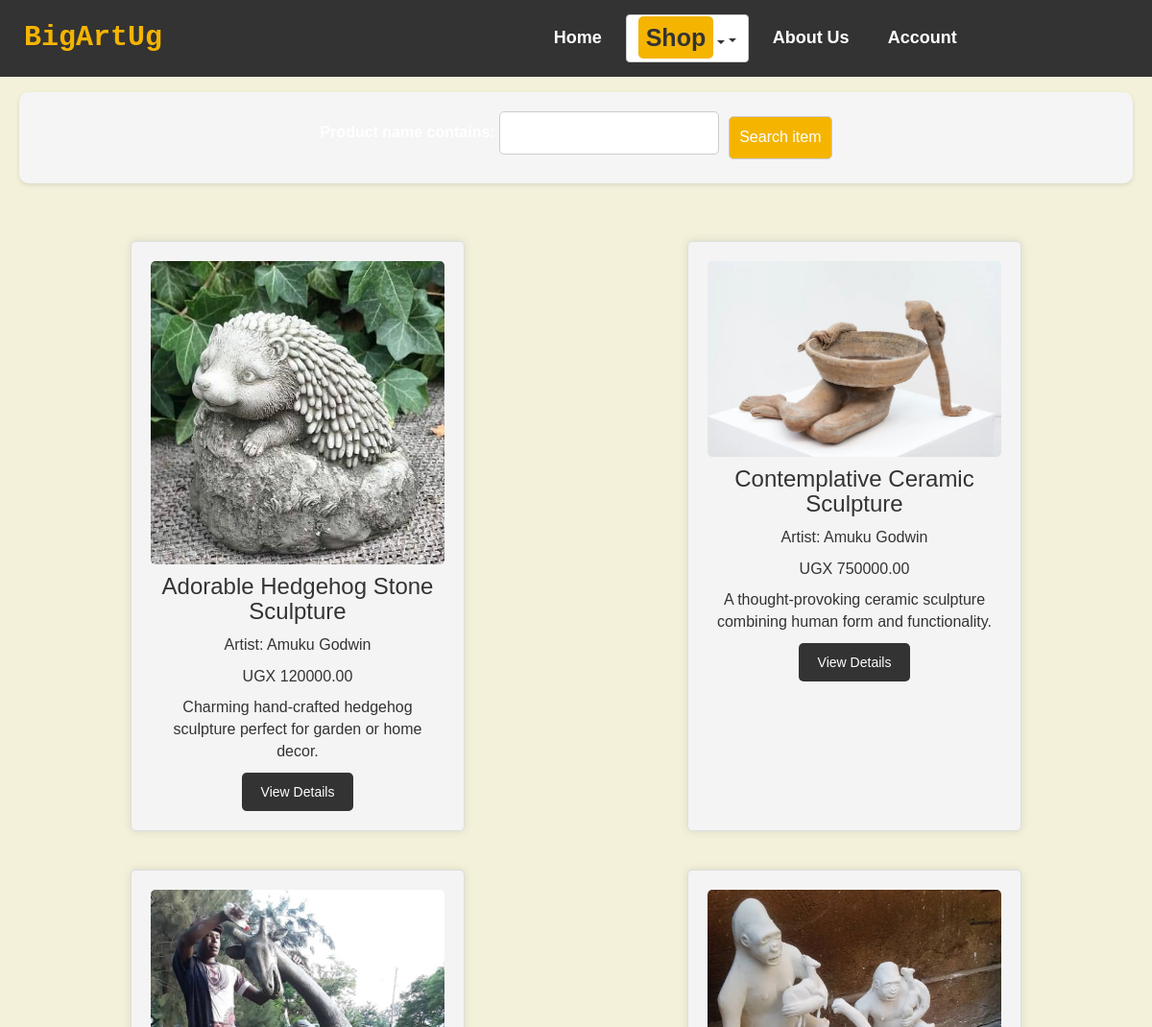
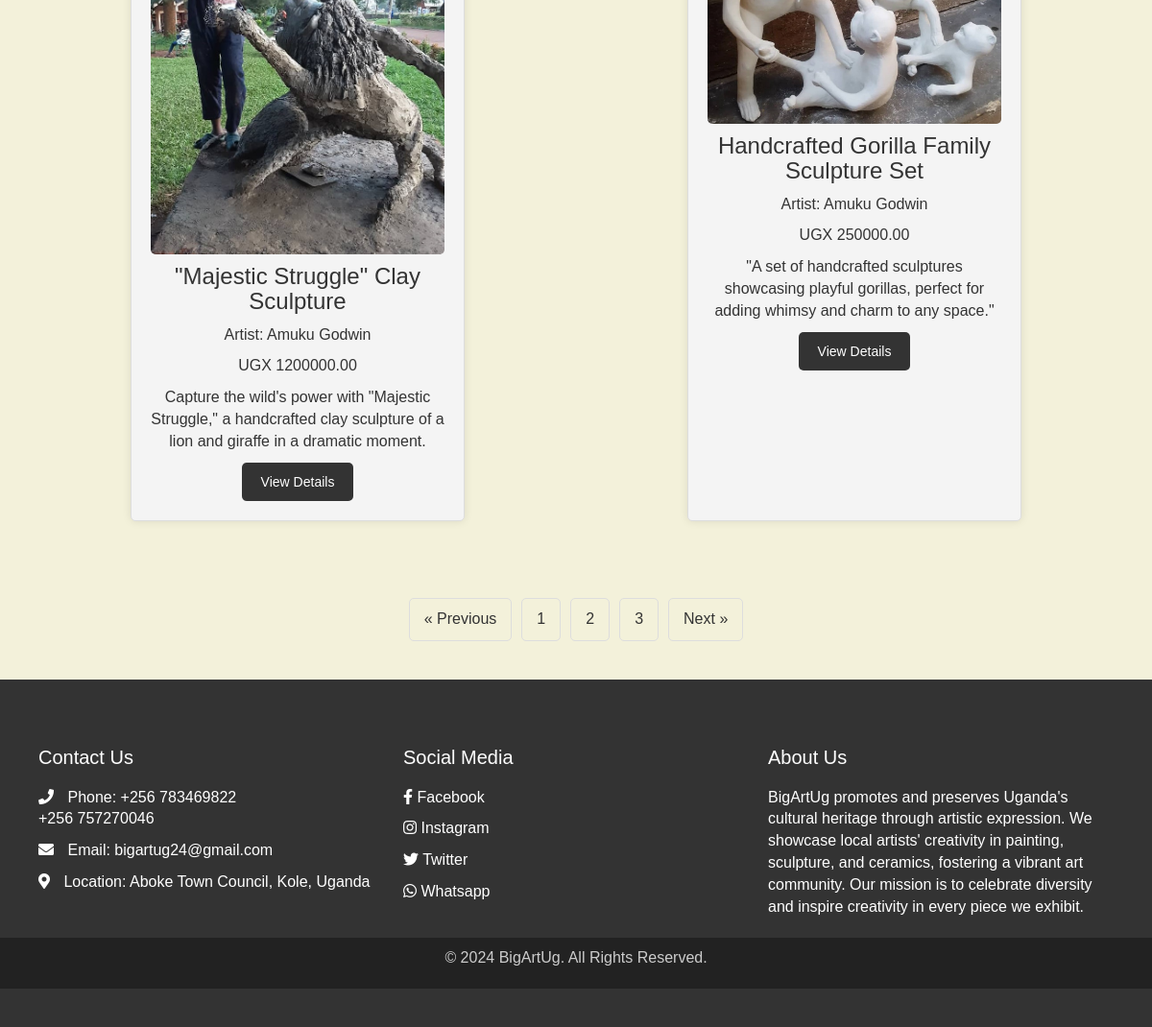
/sculptures/, run on the app's committed database (2 pictures, top to bottom).
### bigArt/models.py (models this page shows, shortened)
class Product(models.Model):
    category = models.ForeignKey(Category, on_delete=models.CASCADE)
    product_name = models.CharField(max_length=255)
    unit_price = models.DecimalField(max_digits=10, decimal_places=2)
    artist = models.CharField(max_length=200, default='Amuku Godwin')
    quantity = models.IntegerField(null=True, blank=True)
    short_description = models.TextField(blank=True, null=True)
    description = models.TextField()
    image = models.ImageField(upload_to='products/')

### bigArt/views.py (the view)
# urls.py: path('sculptures/', views.sculpture, name='sculptures'),
def sculpture(request):
    sculpture_category = Category.objects.get(name='Sculpture')
    sculpture = Product.objects.filter(category=sculpture_category)
    sculpture_filter = ShopFilter(request.GET, queryset=sculpture)
    sculpture = sculpture_filter.qs
    return render(request, 'bigArt/sculptures.html', {'sculpture': sculpture, 'sculpture_filter': sculpture_filter})

### bigArt/templates/bigArt/sculptures.html (shortened to what this page needs)
{% extends "bigArt/base.html" %}
{% load static %}
{% block content %}
<main>
    <div class="filter-search">
        <form method="get">
            {{ sculpture_filter.form.as_p }}
            <input type="submit" value="Search item" class="btn btn-primary"/>
        </form>
    </div>
    <div class="sculptures-grid">
        {% for sculpture in sculpture %}
        <div class="sculpture-card">
            {% if sculpture.image %}
            <img src="{{ sculpture.image.url }}" alt="{{ sculpture.name }}">
            {% endif %}
            <h2>{{ sculpture.product_name }}</h2>
            <p>Artist: {{ sculpture.artist }}</p>
            <p>UGX {{ sculpture.unit_price }}</p>
            <p>{{ sculpture.short_description}}</p>
            <a href="{% url 'product_detail' sculpture.id %}" class="btn btn-custom">View Details</a>
        </div>
        {% endfor %}
    </div>
    <div class="pagination">
        <a href="#">&#171; Previous</a>
        <a href="#">1</a>
        <a href="#">2</a>
        <a href="#">3</a>
        <a href="#">Next &#187;</a>
    </div>
</main>
{% endblock %}

### bigArt/templates/bigArt/base.html (shortened to what this page needs)
{% load static %}
<!DOCTYPE html>
<html lang="en">
<head>
    <link rel="stylesheet" href="{% static 'css/index.css' %}">
    <link rel="stylesheet" href="{% static 'css/base.css' %}">
    <link rel="stylesheet" href="{% static 'css/sign.css' %}">
    <link rel="stylesheet" href="{% static 'css/login.css' %}">
    <link rel="stylesheet" href="{% static 'css/contact.css' %}">
    <link rel="stylesheet" href="{% static 'js/about.js' %}">
    <link rel="stylesheet" href="{% static 'css/bootstrap5/css/bootstrap.css' %}">
    <link rel="stylesheet" type="text/css" href="https://cdn.jsdelivr.net/npm/slick-carousel@1.8.1/slick/slick.css"/>
    <link rel="stylesheet" type="text/css" href="https://cdn.jsdelivr.net/npm/slick-carousel@1.8.1/slick/slick-theme.css"/>
    <link rel="stylesheet" href="https://cdnjs.cloudflare.com/ajax/libs/font-awesome/5.15.4/css/all.min.css">
    <link rel="stylesheet" href="https://cdn.jsdelivr.net/npm/bootstrap@5.3.3/dist/css/bootstrap.min.css">
    <link rel="stylesheet" href="https://maxcdn.bootstrapcdn.com/bootstrap/3.4.1/css/bootstrap.min.css">
  </head>
<body>
    <nav>
        <div class="logo">
            <a href="#">BigArtUg</a>
        </div>
        <ul class="nav-links">
            <li><a href="{% url 'index' %}">Home</a></li>
            <div class="dropdown">
                <button class="btn btn-default dropdown-toggle" type="button" data-toggle="dropdown"><b style="font-size: 25px; font-weight: bold; background-color: #f4b400; padding: 8px; border-radius: 5px;">Shop</b>
                <span class="caret"></span></button>
              </div>
            <li><a href="{% url 'about' %}">About Us</a></li>
            <div class="dropdown1">
                <a href="#" class="dropbtn1">Account</a>
            </div>
        </ul>
    </nav>
    <div class="content-wrapper">
        {% block content %}
        {% endblock %}
    </div>
    <footer class="footer">
        <div class="container">
            <div class="row">
                <div class="col-md-4">
                    <h3>Contact Us</h3>
                    <div class="contact-info">
                        <p><i class="fas fa-phone"></i> Phone: +256 783469822<br>+256 757270046</p>
                        <p><i class="fas fa-envelope"></i> Email: bigartug24@gmail.com</p>
                        <p><i class="fas fa-map-marker-alt"></i> Location: Aboke Town Council, Kole, Uganda</p>
                    </div>
                </div>
                <div class="col-md-4">
                    <h3>Social Media</h3>
                    <div class="social-media">
                        <a href="#" class="social-icon"><i class="fab fa-facebook-f"></i> Facebook</a>
                        <a href="#" class="social-icon"><i class="fab fa-instagram"></i> Instagram</a>
                        <a href="#" class="social-icon"><i class="fab fa-twitter"></i> Twitter</a>
                        <a href="#" class="social-icon"><i class="fab fa-whatsapp"></i> Whatsapp</a>
                    </div>
                </div>
                <div class="col-md-4">
                    <h3>About Us</h3>
                    <p>BigArtUg promotes and preserves Uganda's cultural heritage through artistic expression. We showcase local artists' creativity in painting, sculpture, and ceramics, fostering a vibrant art community. Our mission is to celebrate diversity and inspire creativity in every piece we exhibit.</p>
                </div>
            </div>
        </div>
        <div class="copy-right">
            <p>&copy; 2024 BigArtUg. All Rights Reserved.</p>
        </div>
    </footer>
</body>
</html>

### bigArt/static/css/index.css (style rules this page uses)
body { font-family: Arial, sans-serif; margin: 0; padding: 0; box-sizing: border-box; background-color: #f3f1da; }

### bigArt/static/css/base.css (style rules this page uses)
body { font-family: Arial, sans-serif; margin: 0; padding: 0; box-sizing: border-box; background-color: #f3f1da; }
nav { display: flex; justify-content: space-between; align-items: center; background-color: #333; padding: 15px 25px; position: fixed; width: 100%; top: 0; z-index: 1000; }
nav .logo { flex: 1; }
nav .logo a { color: #f4b400; font-size: 30px; text-decoration: none; font-weight: bold; font-family: 'Courier New', Courier, monospace; }
nav .nav-links { list-style: none; display: flex; justify-content: center; align-items: center; flex: 2; margin: 0; padding: 0; }
nav .nav-links li { margin: 0 10px; position: relative; }
nav .nav-links a { color: white; text-decoration: none; font-size: 18px; font-weight: bold; margin-bottom: 0px; padding-bottom: 5px; padding-left: 15px; padding-right: 15px; padding-top: 8px; }
footer { background-color: #333; color: white; padding: 40px 0; }
footer .container { display: flex; justify-content: space-between; align-items: flex-start; flex-wrap: wrap; }
footer .container .col-md-4 { flex: 1; min-width: 250px; padding: 10px; }
footer h3 { margin-bottom: 20px; font-size: 20px; }
footer .social-media a { display: block; color: white; margin-bottom: 10px; text-decoration: none; }
footer .contact-info p, footer .gps-map iframe { margin-bottom: 10px; }
footer .contact-info i { margin-right: 10px; }
footer .copy-right { text-align: center; padding: 10px 0; background-color: #222; color: #ccc; }

### bigArt/static/css/sign.css (style rules this page uses)
body { margin: 0; padding: 0; font-family: Arial, sans-serif; font-size: 10px; }

### bigArt/static/css/login.css (style rules this page uses)
body { margin: 0; padding: 0; font-family: Arial, sans-serif; }

### bigArt/static/css/contact.css (style rules this page uses)
body { margin: 0; padding: 0; font-family: Arial, sans-serif; }
label { color: white; display: block; margin-bottom: 5px; }

### bigArt/templates/bigArt/base.html (style rules this page uses)
body { font-family: Arial, sans-serif; font-size: 16px; margin: 0; padding: 0; box-sizing: border-box; background-color: #f3f1da; }
nav { display: flex; justify-content: space-between; align-items: center; background-color: #333; padding: 15px 25px; position: fixed; width: 100%; top: 0; z-index: 1000; }
nav .logo { flex: 1; }
nav .logo a { color: #f4b400; font-size: 30px; text-decoration: none; font-weight: bold; font-family: 'Courier New', Courier, monospace; }
nav .nav-links { list-style: none; display: flex; justify-content: center; align-items: center; flex: 2; margin: 0; padding: 0; }
nav .nav-links li { margin: 0 10px; position: relative; }
nav .nav-links a { color: white; text-decoration: none; font-size: 18px; font-weight: bold; margin-bottom: 0px; padding-bottom: 5px; padding-left: 15px; padding-right: 15px; padding-top: 8px; }
footer { background-color: #333; color: white; padding: 40px 0; }
footer .container { display: flex; justify-content: space-between; align-items: flex-start; flex-wrap: wrap; }
footer .container .col-md-4 { flex: 1; min-width: 250px; padding: 10px; }
footer h3 { margin-bottom: 20px; font-size: 20px; }
footer .social-media a { display: block; color: white; margin-bottom: 10px; text-decoration: none; }
footer .contact-info p, footer .gps-map iframe { margin-bottom: 10px; }
footer .contact-info i { margin-right: 10px; }
footer .copy-right { text-align: center; padding: 10px 0; background-color: #222; color: #ccc; }
.dropdown1 { position: relative; display: inline-block; }
.dropbtn1 { color: white; padding: 16px; font-size: 16px; border: none; cursor: pointer; }

### data on the page
Product: image (picture), product_name "Adorable Hedgehog Stone Sculpture", artist "Amuku Godwin", unit_price "120000.00", short_description "Charming hand-crafted hedgehog sculpture perfect for garden or home decor."
Product: image (picture), product_name "Contemplative Ceramic Sculpture", artist "Amuku Godwin", unit_price "750000.00", short_description "A thought-provoking ceramic sculpture combining human form and functionality."
Product: image (picture), product_name "\"Majestic Struggle\" Clay Sculpture", artist "Amuku Godwin", unit_price "1200000.00", short_description "Capture the wild's power with \"Majestic Struggle,\" a handcrafted clay sculpture of a lion and giraffe in a dramatic moment."
Product: image (picture), product_name "Handcrafted Gorilla Family Sculpture Set", artist "Amuku Godwin", unit_price "250000.00", short_description "\"A set of handcrafted sculptures showcasing playful gorillas, perfect for adding whimsy and charm to any space.\""
